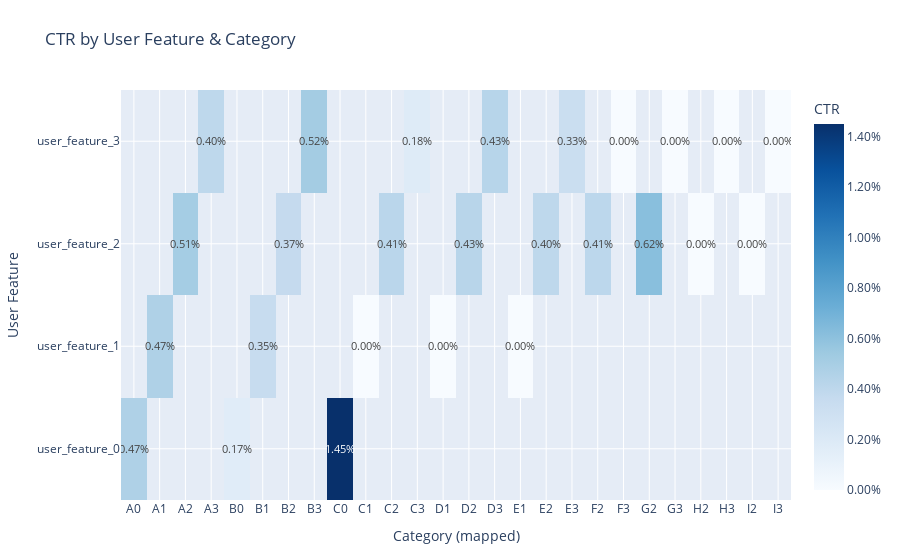

Here is the notebook cell this chart was saved with:
### Code cell
# pick the user feature columns
user_feature_cols = [c for c in log_df_readable.columns if c.startswith("user_feature")]

# long table: (feature, value, CTR)
long = []
for col in user_feature_cols:
    tmp = (
        log_df_readable.groupby(col)["click"].mean().reset_index()
        .rename(columns={col: "value", "click": "CTR"})
    )
    tmp["feature"] = col
    long.append(tmp)
long = pd.concat(long, ignore_index=True)

# pivot to feature x value
heat = long.pivot(index="feature", columns="value", values="CTR")
# ensure alphabetical order of value labels
heat = heat.reindex(sorted(heat.columns), axis=1)

# build heatmap with percentage annotations
z = heat.values
zmax = float(np.nanmax(z))
text = np.where(np.isnan(z), "", np.vectorize(lambda v: f"{v:.2%}")(z))

fig = go.Figure(
    data=go.Heatmap(
        z=z, x=heat.columns, y=heat.index,
        colorscale="Blues", zmin=0, zmax=zmax,
        colorbar=dict(title="CTR", tickformat=".2%"),
        text=text, texttemplate="%{text}", textfont=dict(size=11)
    )
)
fig.update_layout(
    title="CTR by User Feature & Category",
    xaxis_title="Category (mapped)",
    yaxis_title="User Feature",
    margin=dict(t=90, l=80, r=20, b=60),
)
fig.show()

### Figure 1 — Plotly figure (JSON) as saved in the notebook; plotly's stock layout.template omitted (floating-point values rounded to 4 significant figures)
{"data": [{"colorbar": {"tickformat": ".2%", "title": {"text": "CTR"}}, "colorscale": [[0, "rgb(247,251,255)"], [0.125, "rgb(222,235,247)"], [0.25, "rgb(198,219,239)"], [0.375, "rgb(158,202,225)"], [0.5, "rgb(107,174,214)"], [0.625, "rgb(66,146,198)"], [0.75, "rgb(33,113,181)"], [0.875, "rgb(8,81,156)"], [1, "rgb(8,48,107)"]], "text": [["0.47%", "", "", "", "0.17%", "", "", "", "1.45%", "", "", "", "", "", "", "", "", "", "", "", "", "", "", "", "", ""], ["", "0.47%", "", "", "", "0.35%", "", "", "", "0.00%", "", "", "0.00%", "", "", "0.00%", "", "", "", "", "", "", "", "", "", ""], ["", "", "0.51%", "", "", "", "0.37%", "", "", "", "0.41%", "", "", "0.43%", "", "", "0.40%", "", "0.41%", "", "0.62%", "", "0.00%", "", "0.00%", ""], ["", "", "", "0.40%", "", "", "", "0.52%", "", "", "", "0.18%", "", "", "0.43%", "", "", "0.33%", "", "0.00%", "", "0.00%", "", "0.00%", "", "0.00%"]], "textfont": {"size": 11}, "texttemplate": "%{text}", "type": "heatmap", "x": ["A0", "A1", "A2", "A3", "B0", "B1", "B2", "B3", "C0", "C1", "C2", "C3", "D1", "D2", "D3", "E1", "E2", "E3", "F2", "F3", "G2", "G3", "H2", "H3", "I2", "I3"], "y": ["user_feature_0", "user_feature_1", "user_feature_2", "user_feature_3"], "z": [[0.004678, NaN, NaN, NaN, 0.001659, NaN, NaN, NaN, 0.01449, NaN, NaN, NaN, NaN, NaN, NaN, NaN, NaN, NaN, NaN, NaN, NaN, NaN, NaN, NaN, NaN, NaN], [NaN, 0.004686, NaN, NaN, NaN, 0.003513, NaN, NaN, NaN, 0.0, NaN, NaN, 0.0, NaN, NaN, 0.0, NaN, NaN, NaN, NaN, NaN, NaN, NaN, NaN, NaN, NaN], [NaN, NaN, 0.005099, NaN, NaN, NaN, 0.00369, NaN, NaN, NaN, 0.004148, NaN, NaN, 0.004264, NaN, NaN, 0.003963, NaN, 0.004073, NaN, 0.006173, NaN, 0.0, NaN, 0.0, NaN], [NaN, NaN, NaN, 0.003974, NaN, NaN, NaN, 0.005181, NaN, NaN, NaN, 0.001821, NaN, NaN, 0.004296, NaN, NaN, 0.003286, NaN, 0.0, NaN, 0.0, NaN, 0.0, NaN, 0.0]], "zmax": 0.01449, "zmin": 0}], "layout": {"margin": {"b": 60, "l": 80, "r": 20, "t": 90}, "title": {"text": "CTR by User Feature & Category"}, "xaxis": {"title": {"text": "Category (mapped)"}}, "yaxis": {"title": {"text": "User Feature"}}}}
